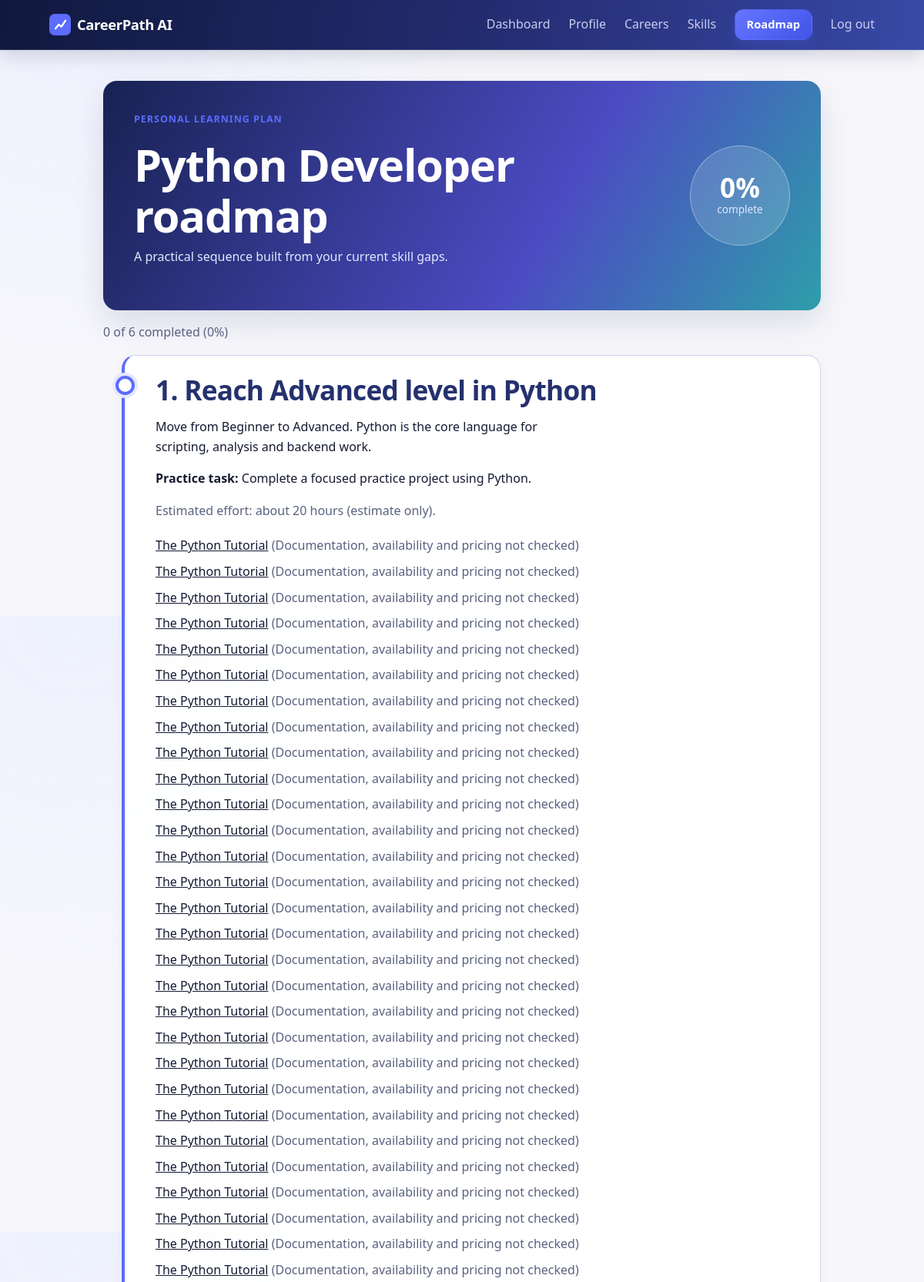
Screenshot of /roadmap (signed in, upper part) with the database file from the repository.
### tables this page shows
CREATE TABLE career_roles (
    id INTEGER PRIMARY KEY,
    slug TEXT NOT NULL UNIQUE,
    title TEXT NOT NULL,
    overview TEXT
, category TEXT NOT NULL DEFAULT 'other-technology');

CREATE TABLE roadmap_milestones (
    id INTEGER PRIMARY KEY,
    student_id INTEGER NOT NULL REFERENCES students(id) ON DELETE CASCADE,
    role_id INTEGER NOT NULL REFERENCES career_roles(id) ON DELETE CASCADE,
    skill_id INTEGER NOT NULL REFERENCES skills(id),
    position INTEGER NOT NULL,
    title TEXT NOT NULL, objective TEXT, estimated_hours INTEGER,
    status TEXT NOT NULL DEFAULT 'not_started'
        CHECK (status IN ('not_started','in_progress','completed')),
    notes TEXT,
    updated_at TEXT NOT NULL DEFAULT (strftime('%Y-%m-%dT%H:%M:%SZ','now')),
    UNIQUE (student_id, role_id, skill_id)
);

CREATE TABLE skills (
    id INTEGER PRIMARY KEY,
    name TEXT NOT NULL UNIQUE,
    description TEXT
);

CREATE TABLE learning_resources (
    id INTEGER PRIMARY KEY,
    skill_id INTEGER NOT NULL REFERENCES skills(id) ON DELETE CASCADE,
    title TEXT NOT NULL, description TEXT,
    resource_type TEXT NOT NULL, url TEXT NOT NULL,
    cost TEXT NOT NULL DEFAULT 'unchecked' CHECK (cost IN ('free','paid','unchecked'))
);

### app.py (the view)
    @app.route("/roadmap")
    @login_required
    def roadmap():
        student, role, a = state()
        if not role:
            flash("Choose a career first.", "error"); return redirect(url_for("careers"))
        ms = milestones(role["id"])
        res = {m["id"]: db().execute("SELECT * FROM learning_resources WHERE skill_id=?", (m["skill_id"],)).fetchall() for m in ms}
        return render_template("roadmap.html", role=role, ms=ms, res=res, p=progress(role["id"]),
                               project=cat.role_info(role["slug"], role["title"])["project"])

### database.py (called while the page is built)
def get_connection(db_path):
    conn = sqlite3.connect(db_path)
    conn.row_factory = sqlite3.Row
    conn.execute("PRAGMA foreign_keys = ON")  # SQLite ignores FKs unless enabled per connection
    return conn

### services/career_catalog.py (called while the page is built)
def role_info(slug, title=None):
    return ROLES.get(slug) or _spec(title or slug.replace("-", " ").title(), "other-technology")

### services/skill_analyzer.py (called while the page is built)
def analyze(rows, levels):
    items, num, den = [], 0.0, 0
    for r in rows:
        cur = levels.get(r["skill_id"], 0)
        gap = max(r["target"] - cur, 0)
        status = "achieved" if gap == 0 else ("missing" if cur == 0 else "improve")
        num += r["importance"] * min(cur, r["target"]) / r["target"]
        den += r["importance"]
        items.append({**r, "current": cur, "gap": gap, "status": status, "priority": r["importance"] * gap})
    counts = {k: sum(i["status"] == k for i in items) for k in ("achieved", "improve", "missing")}
    top = sorted((i for i in items if i["gap"]), key=lambda i: (-i["priority"], i["name"]))[:3]
    return {"items": items, "score": round(100 * num / den) if den else 0, "counts": counts, "top": top}

### templates/roadmap.html (shortened to what this page needs)
{% extends "base.html" %}{% block title %}Roadmap{% endblock %}
{% block content %}<section class="wrap page roadmap-page">
<div class="roadmap-hero"><div><p class="eyebrow">PERSONAL LEARNING PLAN</p><h1>{{ role.title }} roadmap</h1><p class="sub">A practical sequence built from your current skill gaps.</p></div><div class="roadmap-score"><strong>{{ p.percent }}%</strong><span>complete</span></div></div>
<p class="sub progress-copy" id="progress">{{ p.completed }} of {{ p.total }} completed ({{ p.percent }}%)</p>
<div class="roadmap-list">{% for m in ms %}
<article class="panel ms" data-ms="{{ m.id }}">
  <h2>{{ loop.index }}. {{ m.title }}</h2>
  <p>{{ m.objective }}</p>
  <p><strong>Practice task:</strong> {{ SKILLS.get(m['skill'], {}).get('task', 'Practice this skill through a small project.') }}</p>
  <p class="muted">Estimated effort: about {{ m.estimated_hours }} hours (estimate only).</p>
  <ul class="plain">{% for r in res[m.id] %}<li><a href="{{ r.url }}" target="_blank" rel="noopener noreferrer">{{ r.title }}</a> <span class="muted">({{ r.resource_type }}, availability and pricing not checked)</span></li>{% endfor %}</ul>
</article>{% endfor %}</div>
</section>{% endblock %}

### static/css/style.css (style rules this page uses)
:root { --navy-900:#0B1230; --navy-800:#121B45; --navy-700:#1D2859; --paper:#F7F7FB; --white:#fff; --ink:#151A33; --muted:#5A6180; --line:#E1E3EF; --accent:#5B6CFF; --accent-dark:#4351D9; --ok:#2FBF8F; --warn:#F2B134; --gap:#EF6A7B; --font:"Segoe UI Variable Text","Segoe UI",system-ui,-apple-system,Roboto,sans-serif; --s1:.25rem;--s2:.5rem;--s3:1rem;--s4:1.5rem;--s5:2.5rem;--s6:4.5rem; --r-sm:6px;--r-md:12px;--r-lg:18px; --shadow:0 16px 42px rgba(20,29,78,.12); --shadow-hover:0 22px 55px rgba(20,29,78,.18); --ease:160ms ease; }
* { box-sizing:border-box }
html { scroll-behavior:smooth }
body { margin:0;font-family:var(--font);color:var(--ink);background:radial-gradient(circle at 8% 0%,#eef1ff 0,transparent 32rem),var(--paper);line-height:1.6;-webkit-font-smoothing:antialiased }
.wrap { max-width:1120px;margin:0 auto;padding:0 var(--s4) }
h1,h2,h3 { line-height:1.15;margin:0 0 var(--s3);letter-spacing:-.02em }
h1 { font-size:clamp(2.2rem,5vw,3.6rem);font-weight:750 }
h2 { font-size:clamp(1.6rem,3vw,2.2rem);font-weight:700 }
p { margin:0 0 var(--s3);max-width:62ch }
a { color:inherit }
.sub { color:var(--muted) }
.page { padding:var(--s5) var(--s4) var(--s6) }
.panel { background:rgba(255,255,255,.92);border:1px solid rgba(180,188,225,.62);border-radius:var(--r-lg);padding:var(--s4);margin-bottom:var(--s4);box-shadow:0 5px 18px rgba(30,42,100,.045) }
.eyebrow { color:var(--accent);font-size:.78rem;font-weight:700;text-transform:uppercase;letter-spacing:.08em }
.muted,.sub { color:var(--muted) }
.plain { list-style:none;padding:0;margin:0 0 var(--s3) }
.plain li { padding:.25rem 0 }
.roadmap-page { max-width:980px }
.roadmap-hero { display:flex;align-items:center;justify-content:space-between;gap:var(--s4);padding:var(--s5);margin-bottom:var(--s3);border-radius:var(--r-lg);color:#fff;background:linear-gradient(120deg,#172252,#4c4bc2 62%,#2e9eaa);box-shadow:var(--shadow) }
.roadmap-hero h1 { margin-bottom:.5rem }
.roadmap-hero .sub { color:#e4e8ff }
.roadmap-score { min-width:130px;height:130px;border-radius:50%;display:grid;place-content:center;text-align:center;background:rgba(255,255,255,.15);border:1px solid rgba(255,255,255,.35) }
.roadmap-score strong { font-size:2.2rem;line-height:1 }
.roadmap-score span { font-size:.85rem;color:#dfe6ff }
.progress-copy { margin:0 0 var(--s3) }
.roadmap-list { position:relative }
.roadmap-list:before { content:"";position:absolute;left:27px;top:20px;bottom:20px;width:3px;background:linear-gradient(var(--accent),#70d8c1);border-radius:9px }
.ms { position:relative;margin-left:var(--s4);padding-left:var(--s5);border-left:4px solid var(--accent) }
.ms:before { content:"";position:absolute;left:-12px;top:26px;width:17px;height:17px;border-radius:50%;background:#fff;border:4px solid var(--accent);box-shadow:0 0 0 4px #e5e8ff }
.ms h2 { color:#25316e }
.ms { animation:slide-up .55s ease both }

### rows the page displays
career_roles: title "Python Developer"
roadmap_milestones: title "Reach Advanced level in Python", objective "Move from Beginner to Advanced. Python is the core language for scripting, analysis and backend work.", estimated_hours "20"
skills: get "Complete a focused practice project using Python."
learning_resources: title "The Python Tutorial", resource_type "Documentation"
learning_resources: title "The Python Tutorial", resource_type "Documentation"
learning_resources: title "The Python Tutorial", resource_type "Documentation"
learning_resources: title "The Python Tutorial", resource_type "Documentation"
learning_resources: title "The Python Tutorial", resource_type "Documentation"
learning_resources: title "The Python Tutorial", resource_type "Documentation"
learning_resources: title "The Python Tutorial", resource_type "Documentation"
learning_resources: title "The Python Tutorial", resource_type "Documentation"
learning_resources: title "The Python Tutorial", resource_type "Documentation"
learning_resources: title "The Python Tutorial", resource_type "Documentation"
learning_resources: title "The Python Tutorial", resource_type "Documentation"
learning_resources: title "The Python Tutorial", resource_type "Documentation"
learning_resources: title "The Python Tutorial", resource_type "Documentation"
learning_resources: title "The Python Tutorial", resource_type "Documentation"
learning_resources: title "The Python Tutorial", resource_type "Documentation"
learning_resources: title "The Python Tutorial", resource_type "Documentation"
learning_resources: title "The Python Tutorial", resource_type "Documentation"
learning_resources: title "The Python Tutorial", resource_type "Documentation"
learning_resources: title "The Python Tutorial", resource_type "Documentation"
learning_resources: title "The Python Tutorial", resource_type "Documentation"
learning_resources: title "The Python Tutorial", resource_type "Documentation"
learning_resources: title "The Python Tutorial", resource_type "Documentation"
learning_resources: title "The Python Tutorial", resource_type "Documentation"
learning_resources: title "The Python Tutorial", resource_type "Documentation"
learning_resources: title "The Python Tutorial", resource_type "Documentation"
learning_resources: title "The Python Tutorial", resource_type "Documentation"
learning_resources: title "The Python Tutorial", resource_type "Documentation"
learning_resources: title "The Python Tutorial", resource_type "Documentation"
learning_resources: title "The Python Tutorial", resource_type "Documentation"

### other values shown
{{ p.percent }} "0"
{{ p.completed }} "0"
{{ p.total }} "6"
